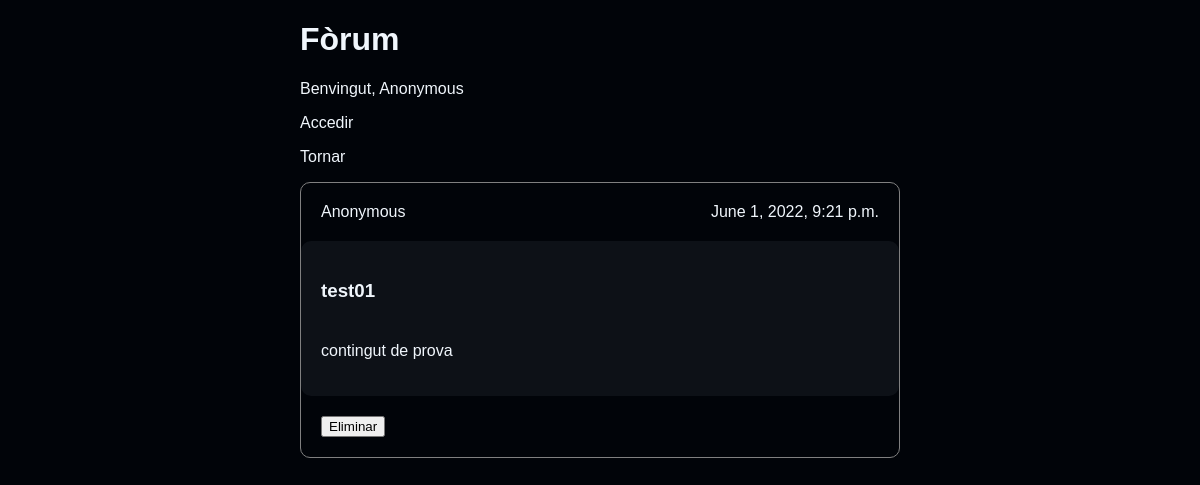
The app's page /messages/38/ with its own data.
### forum_messages/models.py (models this page shows, shortened)
class Publication(models.Model):
    content = models.CharField(max_length=255)
    user = models.ForeignKey(User, on_delete=models.SET_NULL, null=True)
    published_at = models.DateTimeField()
    class Meta:
        abstract = True

class Message(Publication):
    title = models.CharField(max_length=50)
    pass

### forum_messages/views.py (the view)
# urls.py: path('messages/<int:message_id>/', ReplyView.as_view(), name='replies'),
class ReplyView(View):
    def get(self, request, message_id: int):
        context = {
            'username': 'Anonymous' if request.user.is_anonymous else request.user.username,
            'message': Message.objects.filter(id=message_id).first(),
            'replies': list(Reply.objects.filter(message_id=message_id)),
        }
        return render(request, 'replies.html', context=context)

### forum_messages/templates/replies.html (shortened to what this page needs)
<!DOCTYPE html>
<html lang="ca">
<head>
</head>
<body>
        <h1>Fòrum</h1>
        <p>Benvingut, {{ username }}</p>
        {% if request.user.is_anonymous %}
            <p><a href="{% url 'login' %}">Accedir</a></p>
        {% else %}
            <p><a href="{% url 'logout' %}">Desconnectar</a></p>
            <p><a href="{% url 'reply.create' message_id=message.id %}">Respondre</a></p>
        {% endif %}
        <p><a href="{% url 'messages' %}">Tornar</a></p>
        <div class="message_container">
            <div class="message_details">
                <span class="message_user">{% firstof message.user 'Anonymous' %}</span>
                <span class="message_date">{{ message.published_at }}</span>
            </div>
            <div class="message_content">
                <h3>{{ message.title }}</h3>
                <p>{{ message.content }}</p>
            </div>
            {% if request.user.id == message.user.id or request.user.is_superuser %}
                <div class="message_options">
                    <form action="{% url 'message.delete' message.pk %}" method="post">
                        <input type="submit" value="Eliminar">
                    </form>
                </div>
            {% endif %}
    </div>
</body>
</html>

### forum_messages/templates/replies.html (style rules this page uses)
body { background-color: #010409; color: #f0f6fc; font-family: sans-serif; max-width: 50%; margin: auto; }
div.message_container, div.reply_container { border: gray solid 1px; margin: 10px 0; }
div.message_details, div.message_content, div.reply_details, div.reply_content { padding: 20px; }
div.message_container, div.message_details, div.message_content, div.reply_container, div.reply_details, div.reply_content { border-radius: 10px; }
h3 { margin-bottom: 40px; }
div.message_details, div.reply_details { display: flex; justify-content: space-between; }
div.message_content, div.reply_content { background-color: #0d1117; }
div.message_options, div.reply_options { padding: 20px 0 20px 20px; }
a { text-decoration: none; color: inherit; }

### records on screen
Message: user "Anonymous", published_at "June 1, 2022, 9:21 p.m.", title "test01", content "contingut de prova"

### other values on screen
{{ username }} "Anonymous"
